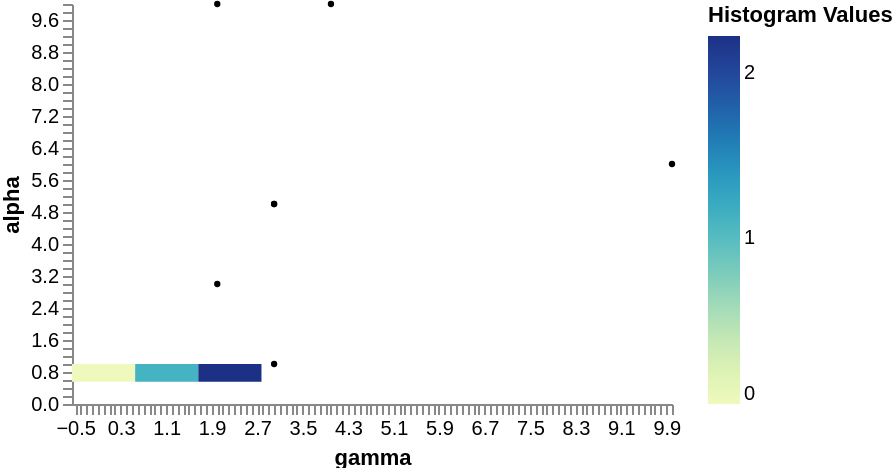

Source (Vega-Lite JSON):
### Vega specification from a JSON file in a GitHub repository (floating-point values rounded to 4 significant figures)
{"$schema": "https://vega.github.io/schema/vega/v5.json", "width": 300, "height": 200, "data": [{"name": "points", "values": [{"gamma": 2, "alpha": 10}, {"gamma": 3, "alpha": 5}, {"gamma": 3, "alpha": 5}, {"gamma": 10, "alpha": 6}, {"gamma": 2, "alpha": 3}, {"gamma": 4, "alpha": 10}, {"gamma": 3, "alpha": 1}]}, {"name": "mesh", "values": [{"x_start": -0.5556, "x_end": 0.5556, "y_start": 0.5556, "y_end": 1, "__count": 0.0}, {"x_start": 0.5556, "x_end": 1.667, "y_start": 0.5556, "y_end": 1, "__count": 1.111}, {"x_start": 1.667, "x_end": 2.778, "y_start": 0.5556, "y_end": 1, "__count": 2.222}], "format": {"type": "json"}}], "marks": [{"name": "marks", "type": "rect", "style": ["rect"], "from": {"data": "mesh"}, "encode": {"update": {"fill": {"scale": "color", "field": "__count"}, "x2": {"scale": "x", "field": "x_start"}, "x": {"scale": "x", "field": "x_end"}, "y2": {"scale": "y", "field": "y_start"}, "y": {"scale": "y", "field": "y_end"}}}}, {"type": "symbol", "from": {"data": "points"}, "encode": {"enter": {"fillOpacity": {"value": 1}, "fill": {"value": "black"}}, "update": {"x": {"scale": "x", "field": "gamma"}, "y": {"scale": "y", "field": "alpha"}, "size": {"value": 10}}}}], "scales": [{"name": "x", "type": "linear", "domain": {"fields": [{"data": "points", "field": "gamma"}, {"data": "mesh", "field": "x_start"}, {"data": "mesh", "field": "y_end"}]}, "range": [0, {"signal": "width"}]}, {"name": "y", "type": "linear", "domain": {"fields": [{"data": "points", "field": "alpha"}, {"data": "mesh", "field": "y_start"}, {"data": "mesh", "field": "y_end"}]}, "range": [{"signal": "height"}, 0]}, {"name": "color", "type": "linear", "domain": {"data": "mesh", "field": "__count"}, "range": "heatmap", "interpolate": "hcl", "zero": true}], "axes": [{"scale": "x", "orient": "bottom", "title": "gamma", "labelOverlap": true, "tickCount": {"signal": "ceil(width/3)"}}, {"scale": "y", "orient": "left", "title": "alpha", "labelOverlap": true, "tickCount": {"signal": "ceil(height/3)"}}], "legends": [{"fill": "color", "gradientLength": {"signal": "height - 16"}, "title": "Histogram Values"}]}
